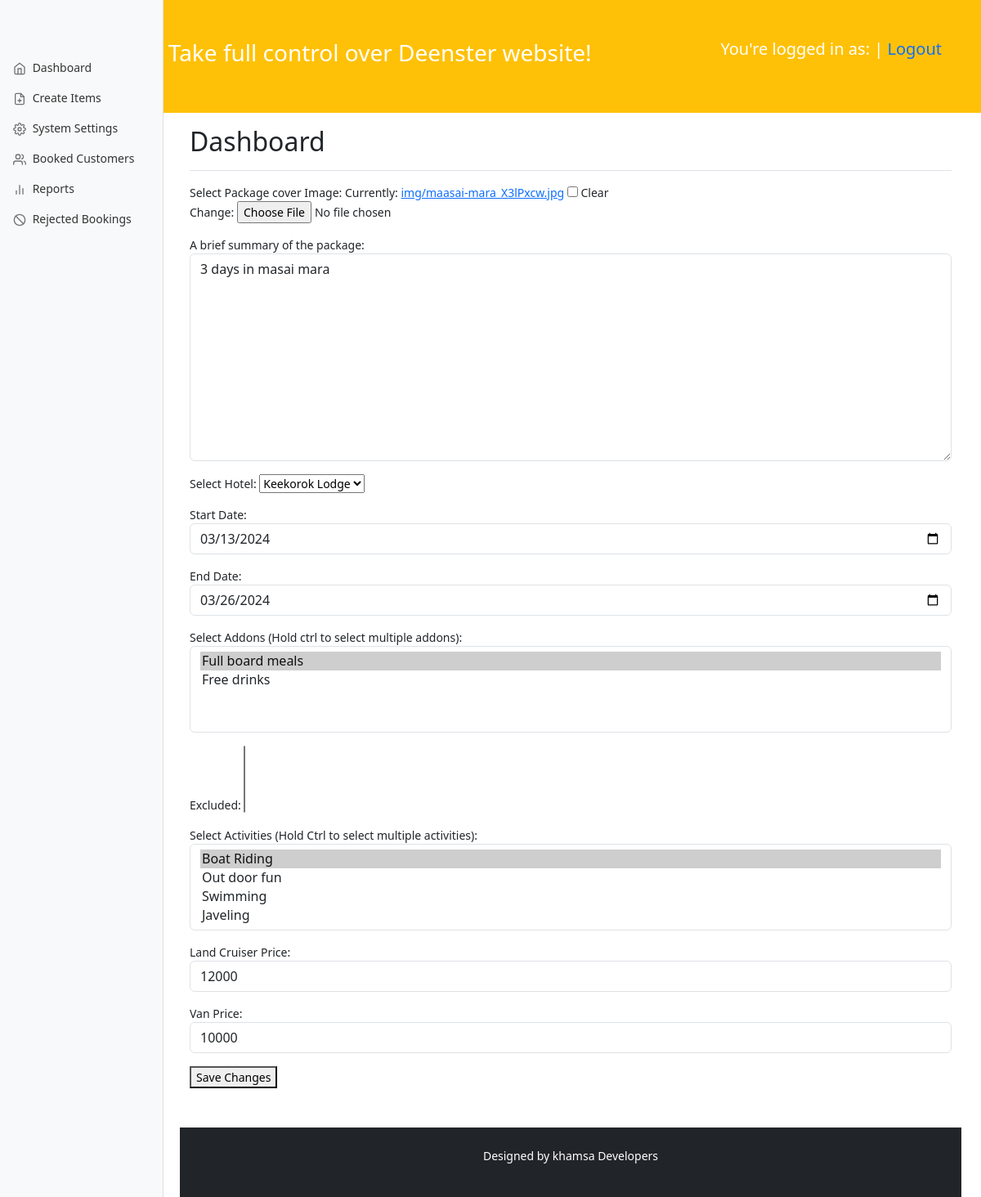
The page /auth/edit-package/?package_id=1 on the database as committed earlier.
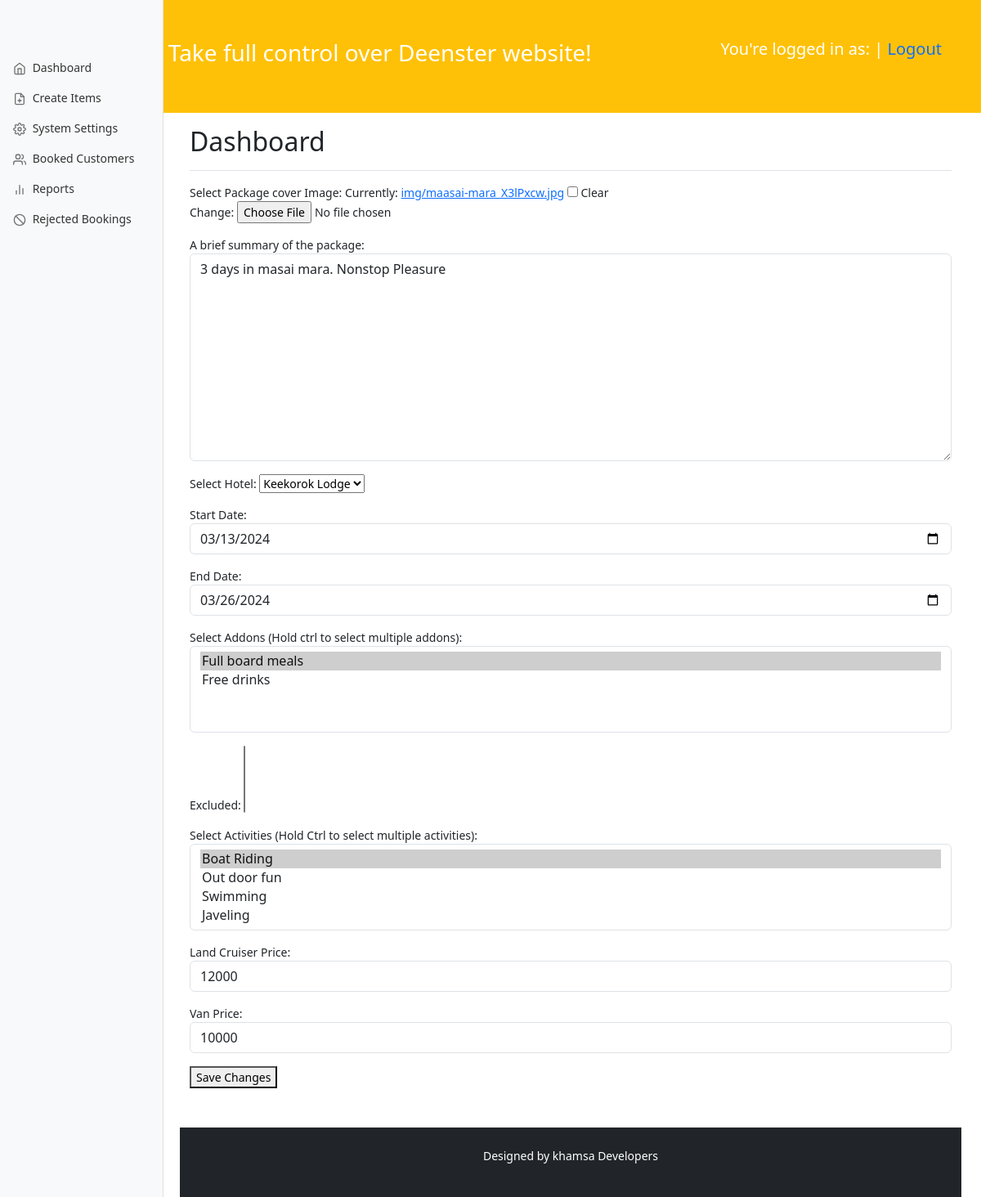
The same page on the database as committed later.
### main/models.py (models this page shows, shortened)
class Package(models.Model):
    cover_image=models.ImageField(upload_to="img/", blank=True)
    description=models.CharField(max_length=1000)
    name= models.ForeignKey(Hotel,on_delete=models.CASCADE, related_name='package')
    start_date = models.DateField()
    end_date = models.DateField()
    created=models.DateTimeField(auto_now_add=True)
    addons=models.ManyToManyField(Addon,default=None, blank=True)
    excluded=models.ManyToManyField(Excluded,default=None, blank=True)
    activities=models.ManyToManyField(Activity,default=None, blank=True)
    cruiser_price=models.IntegerField()
    van_price=models.IntegerField()

### auth/views.py (the view)
# urls.py: path('edit-package/', views.edit_package, name="edit-package"),
def edit_package(request):
    package_id=int(request.GET['package_id'])
    package = get_object_or_404(Package, pk=package_id)
    if request.method == 'POST':
        form = PackageForm(request.POST,request.FILES, instance=package)
        if form.is_valid():
            form.save()
            packages=Package.objects.all()
            return render(request,'registration/manage-packages.html', {"packages":packages})
    else:
        form = PackageForm(instance=package)
    return render(request, 'registration/edit-package.html', {'form': form, 'package': package})

### main/models.py (called while the page is built)
    def __str__(self):
        return str(self.name)

    def __str__(self) :
        return self.activity_name

    def __str__(self) :
        return self.addon

### templates/registration/edit-package.html (shortened to what this page needs)
{% extends 'admin-base.html' %}
{% load static %}
{%load humanize %}
{% block content %}
<form action="" method="post" enctype="multipart/form-data">
{{form.as_p}}
<button type="submit">Save Changes</button>
</form>
{% endblock content %}

Rows that differ between the two databases and show on the page:
changed Package: description "3 days in masai mara" → "3 days in masai mara. Nonstop Pleasure"
